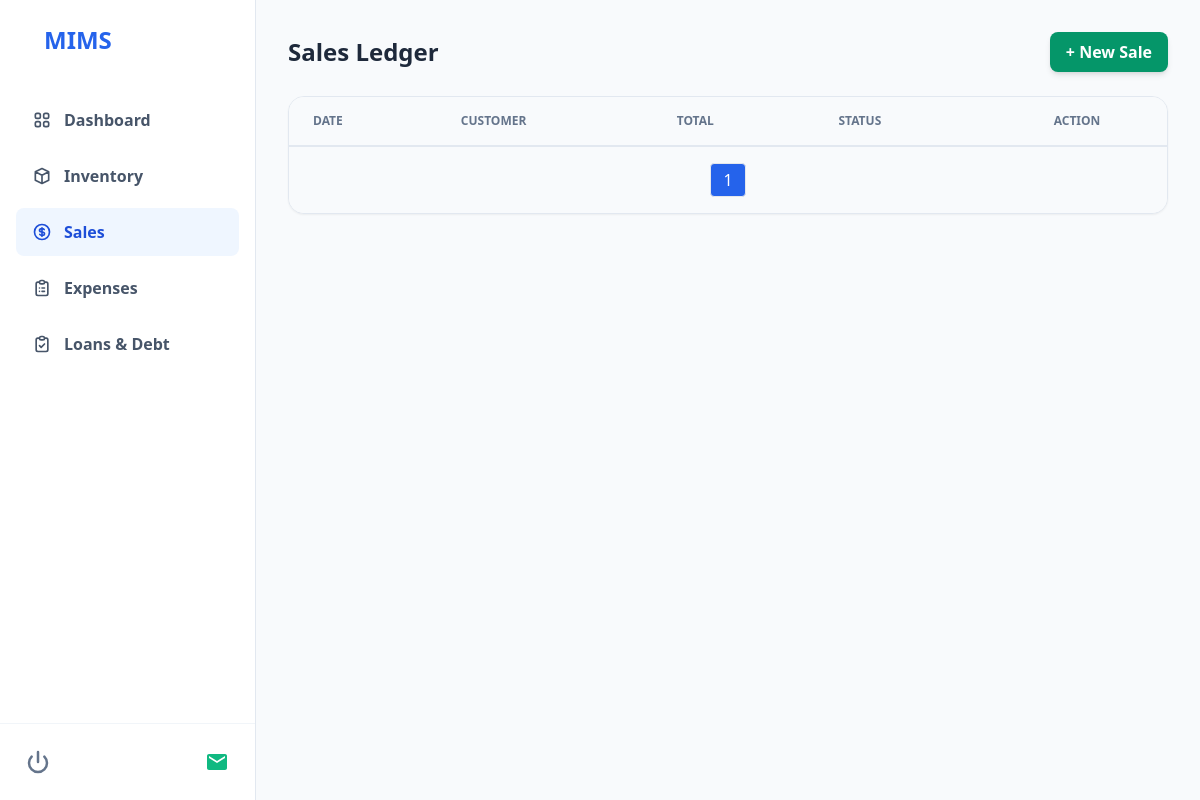
Page /sales/ledger/ (signed in) on the earlier database version.
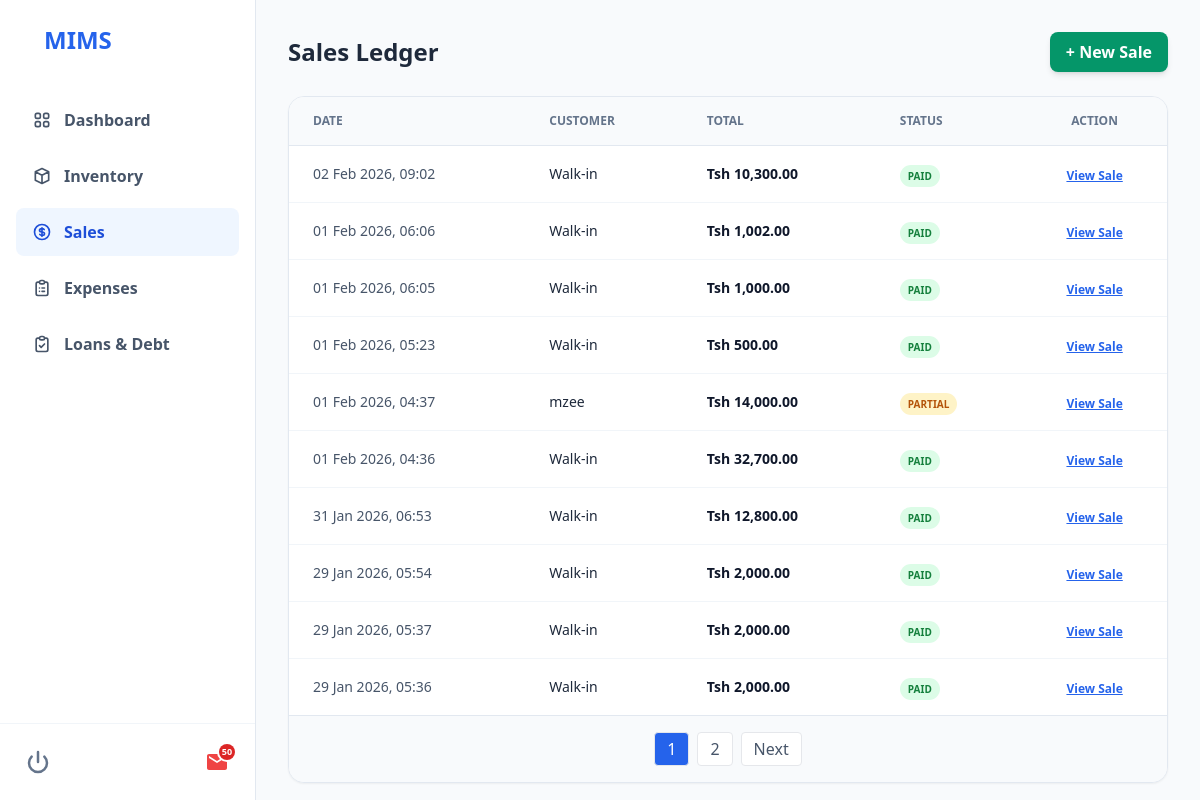
Same page on the later database version.
### mims/models.py (models this page shows, shortened)
class Sale(models.Model):
    PAYMENT_CHOICES = [('PAID', 'Paid'), ('LOAN', 'Loan'), ('PARTIAL', 'Partial')]
    sale_date = models.DateTimeField(default=timezone.now)
    customer_name = models.CharField(max_length=200, blank=True, null=True)
    payment_status = models.CharField(max_length=10, choices=PAYMENT_CHOICES, default='PAID')
    subtotal = models.DecimalField(max_digits=10, decimal_places=2, default=0)
    discount_amount = models.DecimalField(max_digits=10, decimal_places=2, default=0)
    total_amount = models.DecimalField(max_digits=10, decimal_places=2, default=0)
    amount_paid = models.DecimalField(max_digits=10, decimal_places=2, default=0)

### mims/views.py (the view)
# urls.py: path('sales/ledger/', views.sale_ledger_view, name='sale_ledger'),
@login_required
def sale_ledger_view(request):
    sale_list = Sale.objects.all().order_by('-sale_date')[:50]
    paginator = Paginator(sale_list, 10)
    page_number = request.GET.get('page')
    page_obj = paginator.get_page(page_number)
    context = {'page_obj': page_obj}
    return render(request, 'mims/sale_ledger.html', context)

### mims/context_processors.py (called while the page is built)
def notifications(request):
    today = timezone.now().date()
    six_months_from_now = today + timedelta(days=180)
    low_stock = Product.objects.filter(stock_qty__lt=2)
    expiring_soon = Product.objects.filter(expiry_date__lte=six_months_from_now)
    total_ids = set(low_stock.values_list('id', flat=True)) | set(expiring_soon.values_list('id', flat=True))
    count = len(total_ids)
    return {
        'notification_count': count,
        'has_notifications': count > 0
    }

### mims/templates/mims/sale_ledger.html (shortened to what this page needs)
{% extends 'mims/dashboard.html' %}
{% load humanize%}
{% block content %}
<div class="p-8">
    <div class="flex justify-between items-center mb-6">
        <h2 class="text-2xl font-bold text-slate-800">Sales Ledger</h2>
<a href="{% url 'create_sale' %}" class="bg-emerald-600 text-white px-4 py-2 rounded-lg font-semibold hover:bg-emerald-700 shadow-md flex items-center gap-2 h-full">
    <span>+ New Sale</span>
</a>    </div>
    <div class="bg-white rounded-2xl shadow-sm border border-slate-200 overflow-hidden">
        <table class="w-full text-left">
            <thead class="bg-slate-50 border-b border-slate-200">
                <tr>
                    <th class="px-6 py-4 text-xs font-bold text-slate-500 uppercase">Date</th>
                    <th class="px-6 py-4 text-xs font-bold text-slate-500 uppercase">Customer</th>
                    <th class="px-6 py-4 text-xs font-bold text-slate-500 uppercase">Total</th>
                    <th class="px-6 py-4 text-xs font-bold text-slate-500 uppercase">Status</th>
                    <th class="px-6 py-4 text-xs font-bold text-slate-500 uppercase text-center">Action</th>
                </tr>
            </thead>
            <tbody class="divide-y divide-slate-100">
                {% for sale in page_obj %}
                <tr class="hover:bg-slate-50 transition">
                    <td class="px-6 py-4 text-sm text-slate-600">{{ sale.sale_date|date:"d M Y, H:i" }}</td>
                    <td class="px-6 py-4 text-sm font-medium text-slate-800">{{ sale.customer_name|default:"Walk-in" }}</td>
                    <td class="px-6 py-4 text-sm font-bold text-slate-900">Tsh {{ sale.total_amount|floatformat:2|intcomma }}</td>
                    <td class="px-6 py-4">
                        <span class="px-2 py-1 text-[10px] font-bold rounded-full
                            {% if sale.payment_status == 'PAID' %}bg-green-100 text-green-700{% else %}bg-amber-100 text-amber-700{% endif %}">
                            {{ sale.payment_status }}
                        </span>
                    </td>
                    <td class="px-6 py-4 text-center">
                        <a href="{% url 'view_sale' sale.id %}" class="text-blue-600 hover:text-blue-800" title="View Invoice">
    <span class="text-xs font-semibold underline">View Sale</span>
</a>
                    </td>
                </tr>
                {% endfor %}
            </tbody>
        </table>
        <div class="p-4 bg-slate-50 border-t border-slate-200 flex items-center justify-center gap-2">
            {% for num in page_obj.paginator.page_range %}
                <a href="?page={{ num }}" class="px-3 py-1 border rounded {% if page_obj.number == num %}bg-blue-600 text-white{% else %}bg-white text-slate-600 hover:bg-blue-50{% endif %}">
                    {{ num }}
                </a>
            {% endfor %}
            {% if page_obj.has_next %}
                <a href="?page={{ page_obj.next_page_number }}" class="px-3 py-1 border rounded bg-white text-slate-600 hover:bg-blue-50">Next</a>
            {% endif %}
        </div>
    </div>
</div>
{% endblock %}

### mims/templates/mims/dashboard.html (shortened to what this page needs)
{% load static %}
{% load humanize %}
<!DOCTYPE html>
<html lang="en">
<head>
    <script src="{% static 'js/tailwindcss.js' %}"></script>
</head>
<body class="bg-slate-50 text-slate-900">
    <div class="flex h-screen overflow-hidden">
        <aside class="w-64 bg-white border-r border-slate-200 hidden md:flex flex-col no-print relative">
            <div class="p-6">
                <h1 class="text-2xl font-bold text-blue-600 flex items-center">
                       MIMS
                </h1>
            </div>
            <nav class="flex-1 px-4 space-y-2 py-4">
                <a href="{% url 'dashboard' %}" class="flex items-center px-4 py-3 rounded-lg font-semibold transition-colors {% if request.resolver_match.url_name == 'dashboard' %}bg-blue-50 text-blue-700{% else %}text-slate-600 hover:bg-slate-50{% endif %}">
                <span class="mr-3">
                </span>
                Dashboard
            </a>
            <a href="{% url 'inventory' %}" class="flex items-center px-4 py-3 rounded-lg font-semibold transition-colors {% if request.resolver_match.url_name == 'inventory' %}bg-blue-50 text-blue-700{% else %}text-slate-600 hover:bg-slate-50{% endif %}">
                <span class="mr-3">
                    <svg xmlns="http://www.w3.org/2000/svg" class="h-5 w-5" fill="none" viewBox="0 0 24 24" stroke="currentColor">
                        <path stroke-linecap="round" stroke-linejoin="round" stroke-width="2" d="M20 7l-8-4-8 4m16 0l-8 4m8-4v10l-8 4m0-10L4 7m8 4v10M4 7v10l8 4" />
                    </svg>
                </span>
                Inventory
            </a>
            <a href="{% url 'sale_ledger' %}" class="flex items-center px-4 py-3 rounded-lg font-semibold transition-colors {% if request.resolver_match.url_name == 'sale_ledger' %}bg-blue-50 text-blue-700{% else %}text-slate-600 hover:bg-slate-50{% endif %}">
                <span class="mr-3">
                </span>
                Sales
            </a>
            <a href="{% url 'expense_list' %}" class="flex items-center px-4 py-3 rounded-lg font-semibold transition-colors {% if request.resolver_match.url_name == 'expense_list' %}bg-blue-50 text-blue-700{% else %}text-slate-600 hover:bg-slate-50{% endif %}">
                <span class="mr-3">
                </span>
                Expenses
            </a>
                            <a href="{% url 'loans_list' %}" class="flex items-center px-4 py-3 rounded-lg font-semibold transition-colors {% if request.resolver_match.url_name == 'loans_list' %}bg-blue-50 text-blue-700{% else %}text-slate-600 hover:bg-slate-50{% endif %}">
                <span class="mr-3">
                </span>
                Loans & Debt
            </a>
            </nav>
            <div class="p-4 border-t border-slate-100 flex items-center justify-between no-print bg-white z-50">
                <div class="relative">
                    <button id="powerBtn" onclick="toggleLogoutMenu()" title="Power" class="p-2.5 text-slate-500 hover:text-red-600 hover:bg-red-50 rounded-full transition-all active:scale-90">
                        <svg xmlns="http://www.w3.org/2000/svg" class="h-6 w-6" viewBox="0 0 24 24" fill="none" stroke="currentColor" stroke-width="2.5" stroke-linecap="round" stroke-linejoin="round">
                            <path d="M18.36 6.64a9 9 0 1 1-12.73 0"></path>
                            <line x1="12" y1="2" x2="12" y2="12"></line>
                        </svg>
                    </button>
                </div>
                <div class="relative">
                    <button id="alertBtn" onclick="toggleAlertMenu()" title="Notifications" class="relative p-2.5 inline-flex items-center rounded-full transition-all active:scale-90 outline-none hover:bg-slate-50">
                        {% if has_notifications %}
                            <svg xmlns="http://www.w3.org/2000/svg" class="h-6 w-6 text-red-500 fill-current" viewBox="0 0 24 24">
                                <path d="M20 4H4c-1.1 0-1.99.9-1.99 2L2 18c0 1.1.9 2 2 2h16c1.1 0 2-.9 2-2V6c0-1.1-.9-2-2-2zm0 4l-8 5-8-5V6l8 5 8-5v2z"/>
                            </svg>
                            <span class="absolute top-1 right-1 flex h-4 w-4 items-center justify-center rounded-full bg-red-600 text-[9px] font-bold text-white ring-2 ring-white">
                                {{ notification_count }}
                            </span>
                        {% else %}
                            <svg xmlns="http://www.w3.org/2000/svg" class="h-6 w-6 text-emerald-500 fill-current" viewBox="0 0 24 24">
                                <path d="M20 4H4c-1.1 0-1.99.9-1.99 2L2 18c0 1.1.9 2 2 2h16c1.1 0 2-.9 2-2V6c0-1.1-.9-2-2-2zm0 4l-8 5-8-5V6l8 5 8-5v2z"/>
                            </svg>
                        {% endif %}
                    </button>
                </div>
            </div>
        </aside>
        <main class="flex-1 overflow-y-auto relative">
            {% block content %}{% endblock %}
        </main>
    </div>
</body>
</html>

### mims/templates/mims/dashboard.html (style rules this page uses)
body { font-family: ui-sans-serif, system-ui, -apple-system, BlinkMacSystemFont, "Segoe UI", Roboto, "Helvetica Neue", Arial, sans-serif; }

Differences in the rows shown:
added Sale: sale_date "02 Feb 2026, 09:02", customer_name "Walk-in", total_amount "10,300.00", payment_status "PAID"
added Sale: sale_date "01 Feb 2026, 06:06", customer_name "Walk-in", total_amount "1,002.00", payment_status "PAID"
added Sale: sale_date "01 Feb 2026, 06:05", customer_name "Walk-in", total_amount "1,000.00", payment_status "PAID"
added Sale: sale_date "01 Feb 2026, 05:23", customer_name "Walk-in", total_amount "500.00", payment_status "PAID"
added Sale: sale_date "01 Feb 2026, 04:37", customer_name "mzee", total_amount "14,000.00", payment_status "PARTIAL"
added Sale: sale_date "01 Feb 2026, 04:36", customer_name "Walk-in", total_amount "32,700.00", payment_status "PAID"
added Sale: sale_date "31 Jan 2026, 06:53", customer_name "Walk-in", total_amount "12,800.00", payment_status "PAID"
added Sale: sale_date "29 Jan 2026, 05:54", customer_name "Walk-in", total_amount "2,000.00", payment_status "PAID"
added Sale: sale_date "29 Jan 2026, 05:37", customer_name "Walk-in", total_amount "2,000.00", payment_status "PAID"
added Sale: sale_date "29 Jan 2026, 05:36", customer_name "Walk-in", total_amount "2,000.00", payment_status "PAID"
Other differences:
{{ notification_count }}: (not shown) → "50"
new list line: "2"
text now shown: "Next"
